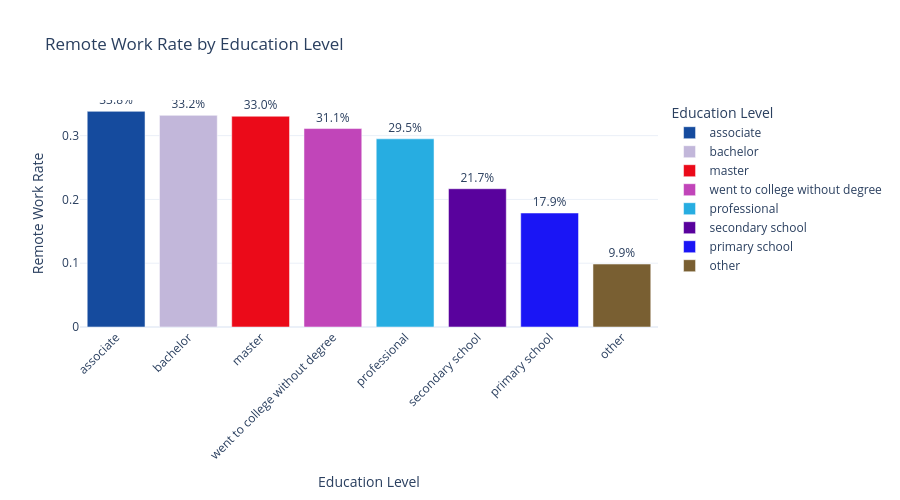
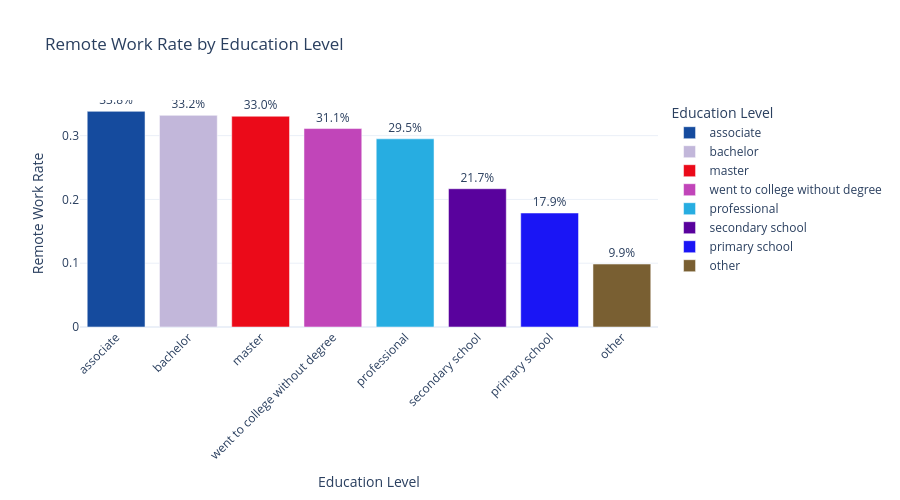
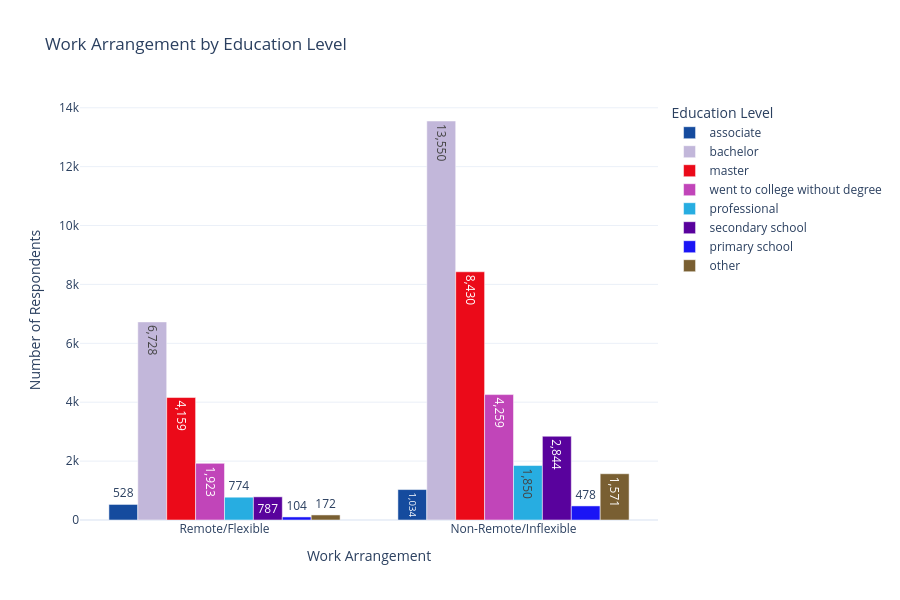

These figures' notebook cell, in order:
### Markdown cell above
### **Education Level Distribution**

#### **Statistically Significance**
The chi-square test confirms that education level is a statistically significant factor in predicting remote work arrangements (p < 0.05). This indicates that it should be included as a feature in the predictive model, as it provides meaningful information.

#### **Data Interpretation**
The data shows that the remote work rates increase after at least being college-educated with associate degrees having the highest rates. Interestingly, the advantage of a higher education is modest, showing that at least having a college degree is a major advantage. Interestingly, the highest education such as professionals have a lower rate, which may indicate requiring their physical presence for their work. But overall, the advantage plateaus after an associate degree.

### Code cell
edu_remote = pd.DataFrame({
    'Education': compressed_education,
    'RemoteWork': target
})

edu_stats = edu_remote.groupby('Education').agg({
    'RemoteWork': ['sum', 'count', 'mean']
}).reset_index()
edu_stats.columns = ['Education', 'Remote_Count', 'Total_Count', 'Remote_Rate']
edu_stats = edu_stats.sort_values('Remote_Rate', ascending=False)

print("Education Level and Remote Work Rates")
print(edu_stats.to_string(index=False))

contingency_table = pd.crosstab(edu_remote['Education'], edu_remote['RemoteWork'])
chi2, p_value, dof, expected = chi2_contingency(contingency_table)
print(f"\nChi-Square Test:")
print(f"  X² = {chi2:.4f}")
print(f"  p-value = {p_value:.4e}")
print(f"  Significant: {'Yes' if p_value < 0.05 else 'No'}")

edu_colors = {edu: funcs.get_color(edu) for edu in edu_stats['Education']}

fig = px.bar(edu_stats, x='Education', y='Remote_Rate',
             title='Remote Work Rate by Education Level',
             labels={'Remote_Rate': 'Remote Work Rate', 'Education': 'Education Level'},
             text=edu_stats['Remote_Rate'].apply(lambda x: f'{x*100:.1f}%'),
             color='Education',
             color_discrete_map=edu_colors)
fig.update_traces(textposition='outside')
fig.update_layout(template='plotly_white', height=500, xaxis_tickangle=-45)
fig.show()

fig2 = go.Figure()
for edu in edu_stats['Education']:
    row = edu_stats[edu_stats['Education'] == edu].iloc[0]
    remote = row['Remote_Count']
    non_remote = row['Total_Count'] - remote
    
    fig2.add_trace(go.Bar(
        name=edu,
        x=['Remote/Flexible', 'Non-Remote/Inflexible'],
        y=[remote, non_remote],
        text=[f"{remote:,}", f"{non_remote:,}"],
        textposition='auto',
        marker_color=edu_colors[edu]
    ))

fig2.update_layout(
    title='Work Arrangement by Education Level',
    xaxis_title='Work Arrangement',
    yaxis_title='Number of Respondents',
    barmode='group',
    template='plotly_white',
    height=600,
    legend_title_text='Education Level'
)
fig2.show()

### Figure 1 — Plotly figure (JSON) as saved in the notebook; plotly's stock layout.template omitted (floating-point values rounded to 4 significant figures)
{"data": [{"hovertemplate": "Education Level=%{x}<br>Remote Work Rate=%{y}<br>text=%{text}<extra></extra>", "legendgroup": "associate", "marker": {"color": "#154b9e", "pattern": {"shape": ""}}, "name": "associate", "orientation": "v", "showlegend": true, "text": ["33.8%"], "textposition": "outside", "type": "bar", "x": ["associate"], "xaxis": "x", "y": [0.338], "yaxis": "y"}, {"hovertemplate": "Education Level=%{x}<br>Remote Work Rate=%{y}<br>text=%{text}<extra></extra>", "legendgroup": "bachelor", "marker": {"color": "#c2b7da", "pattern": {"shape": ""}}, "name": "bachelor", "orientation": "v", "showlegend": true, "text": ["33.2%"], "textposition": "outside", "type": "bar", "x": ["bachelor"], "xaxis": "x", "y": [0.3318], "yaxis": "y"}, {"hovertemplate": "Education Level=%{x}<br>Remote Work Rate=%{y}<br>text=%{text}<extra></extra>", "legendgroup": "master", "marker": {"color": "#eb0a19", "pattern": {"shape": ""}}, "name": "master", "orientation": "v", "showlegend": true, "text": ["33.0%"], "textposition": "outside", "type": "bar", "x": ["master"], "xaxis": "x", "y": [0.3304], "yaxis": "y"}, {"hovertemplate": "Education Level=%{x}<br>Remote Work Rate=%{y}<br>text=%{text}<extra></extra>", "legendgroup": "went to college without degree", "marker": {"color": "#c145b9", "pattern": {"shape": ""}}, "name": "went to college without degree", "orientation": "v", "showlegend": true, "text": ["31.1%"], "textposition": "outside", "type": "bar", "x": ["went to college without degree"], "xaxis": "x", "y": [0.3111], "yaxis": "y"}, {"hovertemplate": "Education Level=%{x}<br>Remote Work Rate=%{y}<br>text=%{text}<extra></extra>", "legendgroup": "professional", "marker": {"color": "#27ade1", "pattern": {"shape": ""}}, "name": "professional", "orientation": "v", "showlegend": true, "text": ["29.5%"], "textposition": "outside", "type": "bar", "x": ["professional"], "xaxis": "x", "y": [0.295], "yaxis": "y"}, {"hovertemplate": "Education Level=%{x}<br>Remote Work Rate=%{y}<br>text=%{text}<extra></extra>", "legendgroup": "secondary school", "marker": {"color": "#59029d", "pattern": {"shape": ""}}, "name": "secondary school", "orientation": "v", "showlegend": true, "text": ["21.7%"], "textposition": "outside", "type": "bar", "x": ["secondary school"], "xaxis": "x", "y": [0.2167], "yaxis": "y"}, {"hovertemplate": "Education Level=%{x}<br>Remote Work Rate=%{y}<br>text=%{text}<extra></extra>", "legendgroup": "primary school", "marker": {"color": "#1a15f5", "pattern": {"shape": ""}}, "name": "primary school", "orientation": "v", "showlegend": true, "text": ["17.9%"], "textposition": "outside", "type": "bar", "x": ["primary school"], "xaxis": "x", "y": [0.1787], "yaxis": "y"}, {"hovertemplate": "Education Level=%{x}<br>Remote Work Rate=%{y}<br>text=%{text}<extra></extra>", "legendgroup": "other", "marker": {"color": "#795f32", "pattern": {"shape": ""}}, "name": "other", "orientation": "v", "showlegend": true, "text": ["9.9%"], "textposition": "outside", "type": "bar", "x": ["other"], "xaxis": "x", "y": [0.09868], "yaxis": "y"}], "layout": {"barmode": "relative", "height": 500, "legend": {"title": {"text": "Education Level"}, "tracegroupgap": 0}, "title": {"text": "Remote Work Rate by Education Level"}, "xaxis": {"anchor": "y", "categoryarray": ["associate", "bachelor", "master", "went to college without degree", "professional", "secondary school", "primary school", "other"], "categoryorder": "array", "domain": [0, 1], "tickangle": -45, "title": {"text": "Education Level"}}, "yaxis": {"anchor": "x", "domain": [0, 1], "title": {"text": "Remote Work Rate"}}}}

### Figure 2 — Plotly figure (JSON) as saved in the notebook; plotly's stock layout.template omitted (floating-point values rounded to 4 significant figures)
{"data": [{"hovertemplate": "Education Level=%{x}<br>Remote Work Rate=%{y}<br>text=%{text}<extra></extra>", "legendgroup": "associate", "marker": {"color": "#154b9e", "pattern": {"shape": ""}}, "name": "associate", "orientation": "v", "showlegend": true, "text": ["33.8%"], "textposition": "outside", "type": "bar", "x": ["associate"], "xaxis": "x", "y": [0.338], "yaxis": "y"}, {"hovertemplate": "Education Level=%{x}<br>Remote Work Rate=%{y}<br>text=%{text}<extra></extra>", "legendgroup": "bachelor", "marker": {"color": "#c2b7da", "pattern": {"shape": ""}}, "name": "bachelor", "orientation": "v", "showlegend": true, "text": ["33.2%"], "textposition": "outside", "type": "bar", "x": ["bachelor"], "xaxis": "x", "y": [0.3318], "yaxis": "y"}, {"hovertemplate": "Education Level=%{x}<br>Remote Work Rate=%{y}<br>text=%{text}<extra></extra>", "legendgroup": "master", "marker": {"color": "#eb0a19", "pattern": {"shape": ""}}, "name": "master", "orientation": "v", "showlegend": true, "text": ["33.0%"], "textposition": "outside", "type": "bar", "x": ["master"], "xaxis": "x", "y": [0.3304], "yaxis": "y"}, {"hovertemplate": "Education Level=%{x}<br>Remote Work Rate=%{y}<br>text=%{text}<extra></extra>", "legendgroup": "went to college without degree", "marker": {"color": "#c145b9", "pattern": {"shape": ""}}, "name": "went to college without degree", "orientation": "v", "showlegend": true, "text": ["31.1%"], "textposition": "outside", "type": "bar", "x": ["went to college without degree"], "xaxis": "x", "y": [0.3111], "yaxis": "y"}, {"hovertemplate": "Education Level=%{x}<br>Remote Work Rate=%{y}<br>text=%{text}<extra></extra>", "legendgroup": "professional", "marker": {"color": "#27ade1", "pattern": {"shape": ""}}, "name": "professional", "orientation": "v", "showlegend": true, "text": ["29.5%"], "textposition": "outside", "type": "bar", "x": ["professional"], "xaxis": "x", "y": [0.295], "yaxis": "y"}, {"hovertemplate": "Education Level=%{x}<br>Remote Work Rate=%{y}<br>text=%{text}<extra></extra>", "legendgroup": "secondary school", "marker": {"color": "#59029d", "pattern": {"shape": ""}}, "name": "secondary school", "orientation": "v", "showlegend": true, "text": ["21.7%"], "textposition": "outside", "type": "bar", "x": ["secondary school"], "xaxis": "x", "y": [0.2167], "yaxis": "y"}, {"hovertemplate": "Education Level=%{x}<br>Remote Work Rate=%{y}<br>text=%{text}<extra></extra>", "legendgroup": "primary school", "marker": {"color": "#1a15f5", "pattern": {"shape": ""}}, "name": "primary school", "orientation": "v", "showlegend": true, "text": ["17.9%"], "textposition": "outside", "type": "bar", "x": ["primary school"], "xaxis": "x", "y": [0.1787], "yaxis": "y"}, {"hovertemplate": "Education Level=%{x}<br>Remote Work Rate=%{y}<br>text=%{text}<extra></extra>", "legendgroup": "other", "marker": {"color": "#795f32", "pattern": {"shape": ""}}, "name": "other", "orientation": "v", "showlegend": true, "text": ["9.9%"], "textposition": "outside", "type": "bar", "x": ["other"], "xaxis": "x", "y": [0.09868], "yaxis": "y"}], "layout": {"barmode": "relative", "height": 500, "legend": {"title": {"text": "Education Level"}, "tracegroupgap": 0}, "title": {"text": "Remote Work Rate by Education Level"}, "xaxis": {"anchor": "y", "categoryarray": ["associate", "bachelor", "master", "went to college without degree", "professional", "secondary school", "primary school", "other"], "categoryorder": "array", "domain": [0, 1], "tickangle": -45, "title": {"text": "Education Level"}}, "yaxis": {"anchor": "x", "domain": [0, 1], "title": {"text": "Remote Work Rate"}}}}

### Figure 3 — Plotly figure (JSON) as saved in the notebook; plotly's stock layout.template omitted (floating-point values rounded to 4 significant figures)
{"data": [{"marker": {"color": "#154b9e"}, "name": "associate", "text": ["528", "1,034"], "textposition": "auto", "type": "bar", "x": ["Remote/Flexible", "Non-Remote/Inflexible"], "y": [528, 1034]}, {"marker": {"color": "#c2b7da"}, "name": "bachelor", "text": ["6,728", "13,550"], "textposition": "auto", "type": "bar", "x": ["Remote/Flexible", "Non-Remote/Inflexible"], "y": [6728, 13550]}, {"marker": {"color": "#eb0a19"}, "name": "master", "text": ["4,159", "8,430"], "textposition": "auto", "type": "bar", "x": ["Remote/Flexible", "Non-Remote/Inflexible"], "y": [4159, 8430]}, {"marker": {"color": "#c145b9"}, "name": "went to college without degree", "text": ["1,923", "4,259"], "textposition": "auto", "type": "bar", "x": ["Remote/Flexible", "Non-Remote/Inflexible"], "y": [1923, 4259]}, {"marker": {"color": "#27ade1"}, "name": "professional", "text": ["774", "1,850"], "textposition": "auto", "type": "bar", "x": ["Remote/Flexible", "Non-Remote/Inflexible"], "y": [774, 1850]}, {"marker": {"color": "#59029d"}, "name": "secondary school", "text": ["787", "2,844"], "textposition": "auto", "type": "bar", "x": ["Remote/Flexible", "Non-Remote/Inflexible"], "y": [787, 2844]}, {"marker": {"color": "#1a15f5"}, "name": "primary school", "text": ["104", "478"], "textposition": "auto", "type": "bar", "x": ["Remote/Flexible", "Non-Remote/Inflexible"], "y": [104, 478]}, {"marker": {"color": "#795f32"}, "name": "other", "text": ["172", "1,571"], "textposition": "auto", "type": "bar", "x": ["Remote/Flexible", "Non-Remote/Inflexible"], "y": [172, 1571]}], "layout": {"barmode": "group", "height": 600, "legend": {"title": {"text": "Education Level"}}, "title": {"text": "Work Arrangement by Education Level"}, "xaxis": {"title": {"text": "Work Arrangement"}}, "yaxis": {"title": {"text": "Number of Respondents"}}}}
